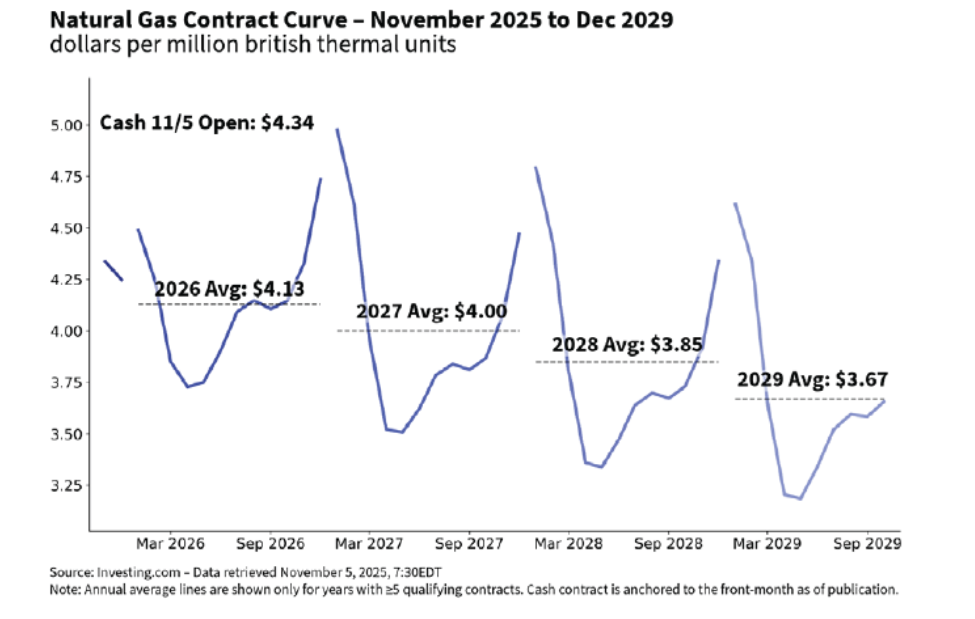
#> input picture forward curve idea.png, 975 x 619 px; its folder holds only this picture in this run
$ python make_thumb.py 'forward curve idea.png' 'forward curve idea.png'
#> lines starting #> are read from the running program, lines starting #| are printed output that depends on the picture
"""
Make a dashboard thumbnail from any screenshot.

Center-crops the screenshot to the dashboard card shape (13:7), scales it to
1040x560 (2x for sharp display on high-DPI screens), and saves it into
static/images/tools/<tool-slug>.png -- the filename the dashboard expects.

Usage:
    python make_thumb.py <screenshot> <tool-slug>

Examples:
    python make_thumb.py "C:/Users/chris/Desktop/shot.png" candlestick-chart
    python make_thumb.py shot.png custom-data-chart

The tool slug is the image name from the tools list in app.py, without .png
(e.g. midday-charts, forward-heatmap). Requires Pillow: pip install pillow
"""

import sys
from pathlib import Path

try:
    from PIL import Image
except ImportError:
    sys.exit("Pillow is not installed. Run: pip install pillow")

TARGET_W, TARGET_H = 1040, 560  # 13:7, 2x display size
OUT_DIR = Path(__file__).parent / "static" / "images" / "tools"


def main():
    if len(sys.argv) != 3:
        sys.exit(__doc__)

    src = Path(sys.argv[1])
    slug = sys.argv[2]
    if slug.endswith(".png"):
        slug = slug[:-4]

    if not src.is_file():
        sys.exit(f"Screenshot not found: {src}")

    img = Image.open(src).convert("RGB")
    w, h = img.size
#> w = 975; h = 619

    # Center-crop to 13:7
    target_ratio = TARGET_W / TARGET_H
    if w / h > target_ratio:
        crop_w = round(h * target_ratio)          # too wide: trim sides
        left = (w - crop_w) // 2
        img = img.crop((left, 0, left + crop_w, h))
    else:
        crop_h = round(w / target_ratio)          # too tall: trim top/bottom
#> crop_h = 525
        top = (h - crop_h) // 2
#> top = 47
        img = img.crop((0, top, w, top + crop_h))
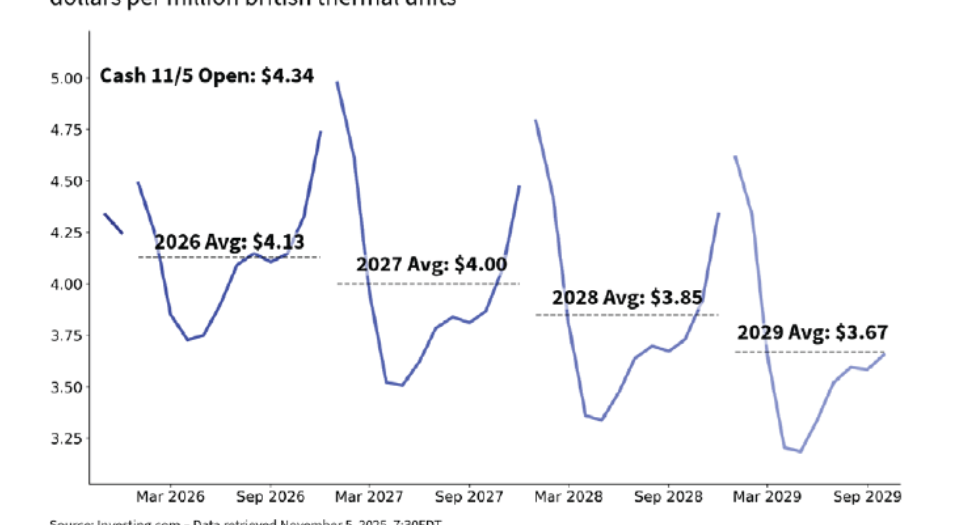
#> img: PIL image 975x525 RGB; mean R, G, B 247.7, 247.9, 248.8

    img = img.resize((TARGET_W, TARGET_H), Image.LANCZOS)
#> img: PIL image 1040x560 RGB

    OUT_DIR.mkdir(parents=True, exist_ok=True)
    out = OUT_DIR / f"{slug}.png"
    img.save(out, optimize=True)

    kb = out.stat().st_size // 1024
    print(f"Saved {out} ({TARGET_W}x{TARGET_H}, {kb} KB)")
    print("Refresh the dashboard to see it. If the card still shows the old "
          "image, hard-refresh (Ctrl+F5) to clear the browser cache.")


if __name__ == "__main__":
    main()
